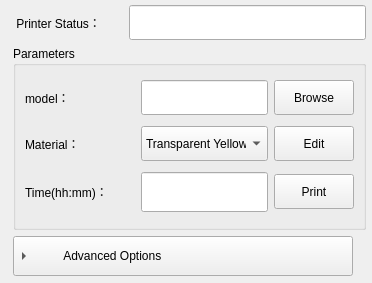
<?xml version="1.0" encoding="UTF-8"?>
<ui version="4.0">
 <class>PrintWindow</class>
 <widget class="QWidget" name="PrintWindow">
  <property name="geometry">
   <rect>
    <x>0</x>
    <y>0</y>
    <width>372</width>
    <height>283</height>
   </rect>
  </property>
  <property name="minimumSize">
   <size>
    <width>0</width>
    <height>0</height>
   </size>
  </property>
  <property name="maximumSize">
   <size>
    <width>4200</width>
    <height>2800</height>
   </size>
  </property>
  <property name="windowTitle">
   <string>Print</string>
  </property>
  <widget class="QSpinBox" name="spinBox_BlueLEDCurrent">
   <property name="geometry">
    <rect>
     <x>200</x>
     <y>630</y>
     <width>80</width>
     <height>20</height>
    </rect>
   </property>
   <property name="maximum">
    <number>0</number>
   </property>
   <property name="singleStep">
    <number>5</number>
   </property>
  </widget>
  <widget class="QPushButton" name="pushButtonBoardOFF">
   <property name="geometry">
    <rect>
     <x>721</x>
     <y>310</y>
     <width>75</width>
     <height>23</height>
    </rect>
   </property>
   <property name="toolTip">
    <string>关</string>
   </property>
   <property name="text">
    <string>OFF</string>
   </property>
  </widget>
  <widget class="QLabel" name="label_6">
   <property name="geometry">
    <rect>
     <x>520</x>
     <y>310</y>
     <width>89</width>
     <height>23</height>
    </rect>
   </property>
   <property name="toolTip">
    <string>遮光板</string>
   </property>
   <property name="text">
    <string>Board：</string>
   </property>
  </widget>
  <widget class="QPushButton" name="pushButtonBoardON">
   <property name="geometry">
    <rect>
     <x>625</x>
     <y>310</y>
     <width>80</width>
     <height>23</height>
    </rect>
   </property>
   <property name="toolTip">
    <string>开</string>
   </property>
   <property name="text">
    <string>ON</string>
   </property>
  </widget>
  <widget class="QLineEdit" name="lineEditTgtPos">
   <property name="enabled">
    <bool>true</bool>
   </property>
   <property name="geometry">
    <rect>
     <x>190</x>
     <y>700</y>
     <width>80</width>
     <height>20</height>
    </rect>
   </property>
   <property name="maximumSize">
    <size>
     <width>80</width>
     <height>16777215</height>
    </size>
   </property>
   <property name="toolTip">
    <string>目标位置</string>
   </property>
  </widget>
  <widget class="QLabel" name="label_30">
   <property name="geometry">
    <rect>
     <x>40</x>
     <y>700</y>
     <width>89</width>
     <height>23</height>
    </rect>
   </property>
   <property name="toolTip">
    <string>电机位置</string>
   </property>
   <property name="text">
    <string>Position：</string>
   </property>
  </widget>
  <widget class="QPushButton" name="pushButtonResetHomePos">
   <property name="enabled">
    <bool>false</bool>
   </property>
   <property name="geometry">
    <rect>
     <x>350</x>
     <y>670</y>
     <width>75</width>
     <height>23</height>
    </rect>
   </property>
   <property name="toolTip">
    <string>设置零点</string>
   </property>
   <property name="text">
    <string>Reset</string>
   </property>
  </widget>
  <widget class="QCheckBox" name="checkBox">
   <property name="geometry">
    <rect>
     <x>143</x>
     <y>673</y>
     <width>89</width>
     <height>16</height>
    </rect>
   </property>
   <property name="toolTip">
    <string>重设零点</string>
   </property>
   <property name="text">
    <string>Reaset Home</string>
   </property>
  </widget>
  <widget class="QLineEdit" name="lineEditHomePos">
   <property name="enabled">
    <bool>false</bool>
   </property>
   <property name="geometry">
    <rect>
     <x>251</x>
     <y>671</y>
     <width>80</width>
     <height>20</height>
    </rect>
   </property>
   <property name="maximumSize">
    <size>
     <width>80</width>
     <height>16777215</height>
    </size>
   </property>
   <property name="toolTip">
    <string>感应器以下的位置为零点</string>
   </property>
  </widget>
  <widget class="QComboBox" name="comboBoxMaterial_2">
   <property name="geometry">
    <rect>
     <x>470</x>
     <y>590</y>
     <width>125</width>
     <height>20</height>
    </rect>
   </property>
   <property name="currentIndex">
    <number>0</number>
   </property>
   <item>
    <property name="text">
     <string>200</string>
    </property>
   </item>
   <item>
    <property name="text">
     <string>150</string>
    </property>
   </item>
   <item>
    <property name="text">
     <string>100</string>
    </property>
   </item>
   <item>
    <property name="text">
     <string>50</string>
    </property>
   </item>
   <item>
    <property name="text">
     <string>10</string>
    </property>
   </item>
  </widget>
  <widget class="QWidget" name="layoutWidget">
   <property name="geometry">
    <rect>
     <x>430</x>
     <y>620</y>
     <width>311</width>
     <height>121</height>
    </rect>
   </property>
   <layout class="QGridLayout" name="gridLayout_3">
    <item row="0" column="1">
     <widget class="QPushButton" name="pushButtonFindHomePos">
      <property name="toolTip">
       <string>零点位置</string>
      </property>
      <property name="text">
       <string>Find Home</string>
      </property>
     </widget>
    </item>
    <item row="0" column="2">
     <widget class="QPushButton" name="pushButtonStop">
      <property name="toolTip">
       <string>电机停止</string>
      </property>
      <property name="text">
       <string>Stop</string>
      </property>
     </widget>
    </item>
    <item row="1" column="0">
     <widget class="QLabel" name="label">
      <property name="toolTip">
       <string>投影仪</string>
      </property>
      <property name="text">
       <string>Projector：</string>
      </property>
     </widget>
    </item>
    <item row="1" column="1">
     <widget class="QPushButton" name="pushButtonProjPowerON">
      <property name="toolTip">
       <string>开</string>
      </property>
      <property name="text">
       <string>ON</string>
      </property>
     </widget>
    </item>
    <item row="1" column="2">
     <widget class="QPushButton" name="pushButtonProjPowerOFF">
      <property name="text">
       <string>OFF</string>
      </property>
     </widget>
    </item>
   </layout>
  </widget>
  <widget class="QDoubleSpinBox" name="doubleSpinBoxToverMS">
   <property name="geometry">
    <rect>
     <x>670</x>
     <y>540</y>
     <width>134</width>
     <height>20</height>
    </rect>
   </property>
   <property name="maximum">
    <double>5.000000000000000</double>
   </property>
   <property name="value">
    <double>0.000000000000000</double>
   </property>
  </widget>
  <widget class="QLabel" name="label_17">
   <property name="geometry">
    <rect>
     <x>450</x>
     <y>540</y>
     <width>180</width>
     <height>20</height>
    </rect>
   </property>
   <property name="toolTip">
    <string>周边曝光时间（边缘处理）</string>
   </property>
   <property name="text">
    <string>Perimeter Exposure(s):</string>
   </property>
  </widget>
  <widget class="QDoubleSpinBox" name="doubleSpinBoxZHeightToPrint">
   <property name="geometry">
    <rect>
     <x>640</x>
     <y>500</y>
     <width>183</width>
     <height>20</height>
    </rect>
   </property>
   <property name="readOnly">
    <bool>true</bool>
   </property>
   <property name="maximum">
    <double>99999.990000000005239</double>
   </property>
  </widget>
  <widget class="QPushButton" name="pushButtonSelectAll">
   <property name="geometry">
    <rect>
     <x>747</x>
     <y>450</y>
     <width>75</width>
     <height>23</height>
    </rect>
   </property>
   <property name="toolTip">
    <string>全选</string>
   </property>
   <property name="text">
    <string>Select All</string>
   </property>
  </widget>
  <widget class="QLabel" name="label_9">
   <property name="geometry">
    <rect>
     <x>520</x>
     <y>450</y>
     <width>126</width>
     <height>65</height>
    </rect>
   </property>
   <property name="toolTip">
    <string>打印层数</string>
   </property>
   <property name="text">
    <string>Num of Print Layers：</string>
   </property>
  </widget>
  <widget class="QLabel" name="label_8">
   <property name="geometry">
    <rect>
     <x>508</x>
     <y>500</y>
     <width>126</width>
     <height>20</height>
    </rect>
   </property>
   <property name="toolTip">
    <string>高度</string>
   </property>
   <property name="text">
    <string>Height(mm)：</string>
   </property>
  </widget>
  <widget class="QSpinBox" name="spinBoxLayersToPrint">
   <property name="geometry">
    <rect>
     <x>641</x>
     <y>451</y>
     <width>100</width>
     <height>20</height>
    </rect>
   </property>
   <property name="minimumSize">
    <size>
     <width>100</width>
     <height>0</height>
    </size>
   </property>
   <property name="maximumSize">
    <size>
     <width>81</width>
     <height>16777215</height>
    </size>
   </property>
   <property name="maximum">
    <number>9999</number>
   </property>
   <property name="singleStep">
    <number>5</number>
   </property>
  </widget>
  <widget class="QTabWidget" name="tabWidgetPrinter">
   <property name="geometry">
    <rect>
     <x>530</x>
     <y>30</y>
     <width>411</width>
     <height>210</height>
    </rect>
   </property>
   <property name="maximumSize">
    <size>
     <width>16777215</width>
     <height>320</height>
    </size>
   </property>
   <property name="toolTip">
    <string/>
   </property>
   <property name="currentIndex">
    <number>2</number>
   </property>
   <widget class="QWidget" name="tab_2">
    <property name="toolTip">
     <string>模型</string>
    </property>
    <attribute name="title">
     <string>Model</string>
    </attribute>
    <layout class="QGridLayout" name="gridLayout">
     <item row="1" column="0">
      <widget class="QLabel" name="label_3">
       <property name="toolTip">
        <string>切片厚度</string>
       </property>
       <property name="text">
        <string>Thickness(μm)：</string>
       </property>
      </widget>
     </item>
     <item row="0" column="0">
      <widget class="QLabel" name="label_2">
       <property name="toolTip">
        <string>像素精度</string>
       </property>
       <property name="text">
        <string>Pixel(μm)：</string>
       </property>
      </widget>
     </item>
     <item row="3" column="0">
      <widget class="QLabel" name="label_11">
       <property name="toolTip">
        <string>高度</string>
       </property>
       <property name="text">
        <string>Height(mm)：</string>
       </property>
      </widget>
     </item>
     <item row="1" column="1">
      <widget class="QLineEdit" name="lineEditZSizeMicrons">
       <property name="enabled">
        <bool>true</bool>
       </property>
       <property name="toolTip">
        <string>切片厚度</string>
       </property>
       <property name="readOnly">
        <bool>true</bool>
       </property>
      </widget>
     </item>
     <item row="2" column="0">
      <widget class="QLabel" name="label_10">
       <property name="toolTip">
        <string>层数</string>
       </property>
       <property name="text">
        <string>Total Layers：</string>
       </property>
      </widget>
     </item>
     <item row="2" column="1">
      <widget class="QLineEdit" name="lineEditNumOfLayers">
       <property name="enabled">
        <bool>true</bool>
       </property>
       <property name="readOnly">
        <bool>true</bool>
       </property>
      </widget>
     </item>
     <item row="0" column="1">
      <widget class="QLineEdit" name="lineEditXYPixelSizeMicrons">
       <property name="enabled">
        <bool>true</bool>
       </property>
       <property name="readOnly">
        <bool>true</bool>
       </property>
      </widget>
     </item>
     <item row="3" column="1">
      <widget class="QLineEdit" name="lineEditZHeight">
       <property name="enabled">
        <bool>true</bool>
       </property>
       <property name="readOnly">
        <bool>true</bool>
       </property>
      </widget>
     </item>
    </layout>
   </widget>
   <widget class="QWidget" name="tab_3">
    <property name="toolTip">
     <string>打印设置</string>
    </property>
    <attribute name="title">
     <string>Setting</string>
    </attribute>
    <layout class="QGridLayout" name="gridLayout_2">
     <item row="0" column="0">
      <layout class="QHBoxLayout" name="horizontalLayout_8"/>
     </item>
     <item row="1" column="0">
      <layout class="QHBoxLayout" name="horizontalLayout_7"/>
     </item>
     <item row="2" column="0">
      <layout class="QHBoxLayout" name="horizontalLayout_6"/>
     </item>
     <item row="3" column="0">
      <layout class="QHBoxLayout" name="horizontalLayout_5"/>
     </item>
     <item row="4" column="0">
      <layout class="QHBoxLayout" name="horizontalLayout_9"/>
     </item>
     <item row="5" column="0">
      <widget class="QPushButton" name="pushButtonTerminal">
       <property name="toolTip">
        <string>终端</string>
       </property>
       <property name="text">
        <string>Terminal</string>
       </property>
      </widget>
     </item>
    </layout>
   </widget>
   <widget class="QWidget" name="tab_4">
    <property name="toolTip">
     <string>材料设置</string>
    </property>
    <attribute name="title">
     <string>Material</string>
    </attribute>
    <layout class="QGridLayout" name="gridLayout_6">
     <item row="0" column="0">
      <widget class="QLabel" name="label_4">
       <property name="toolTip">
        <string>切片厚度</string>
       </property>
       <property name="text">
        <string>Material：</string>
       </property>
      </widget>
     </item>
     <item row="1" column="0">
      <widget class="QLabel" name="label_13">
       <property name="toolTip">
        <string>固定层曝光时间</string>
       </property>
       <property name="text">
        <string>Attach Exposure(sec):</string>
       </property>
      </widget>
     </item>
     <item row="1" column="1">
      <widget class="QDoubleSpinBox" name="doubleSpinBoxTattachMS">
       <property name="maximum">
        <double>20.000000000000000</double>
       </property>
       <property name="value">
        <double>0.000000000000000</double>
       </property>
      </widget>
     </item>
     <item row="2" column="1">
      <widget class="QSpinBox" name="spinBoxNumAttach">
       <property name="maximum">
        <number>10</number>
       </property>
       <property name="value">
        <number>0</number>
       </property>
      </widget>
     </item>
     <item row="3" column="0">
      <widget class="QLabel" name="label_19">
       <property name="toolTip">
        <string>固话曝光时间</string>
       </property>
       <property name="text">
        <string>Time of Exposure(sec):</string>
       </property>
      </widget>
     </item>
     <item row="3" column="1">
      <widget class="QDoubleSpinBox" name="doubleSpinBoxTbaseMS">
       <property name="maximum">
        <double>20.000000000000000</double>
       </property>
       <property name="value">
        <double>0.000000000000000</double>
       </property>
      </widget>
     </item>
     <item row="4" column="0">
      <widget class="QLabel" name="label_LEDBlue">
       <property name="toolTip">
        <string>曝光强度（投影仪亮度）</string>
       </property>
       <property name="text">
        <string>Intensity of Exposure(0-255)：</string>
       </property>
      </widget>
     </item>
     <item row="4" column="1">
      <widget class="QSpinBox" name="spinBox_BlueLEDExposure">
       <property name="maximum">
        <number>255</number>
       </property>
       <property name="singleStep">
        <number>5</number>
       </property>
       <property name="value">
        <number>100</number>
       </property>
      </widget>
     </item>
     <item row="2" column="0">
      <widget class="QLabel" name="label_18">
       <property name="toolTip">
        <string>固定层数</string>
       </property>
       <property name="text">
        <string>Num of Attach Layers：</string>
       </property>
      </widget>
     </item>
     <item row="5" column="1">
      <widget class="QPushButton" name="pushButton">
       <property name="text">
        <string>Add</string>
       </property>
      </widget>
     </item>
    </layout>
   </widget>
  </widget>
  <widget class="QWidget" name="layoutWidget">
   <property name="geometry">
    <rect>
     <x>480</x>
     <y>410</y>
     <width>331</width>
     <height>22</height>
    </rect>
   </property>
   <layout class="QHBoxLayout" name="horizontalLayout_4">
    <item>
     <widget class="QLabel" name="label_20">
      <property name="toolTip">
       <string>投影仪连接状态</string>
      </property>
      <property name="text">
       <string>Projector Status：</string>
      </property>
     </widget>
    </item>
    <item>
     <widget class="QLineEdit" name="projectorStatus"/>
    </item>
   </layout>
  </widget>
  <widget class="QLineEdit" name="lineEditName">
   <property name="enabled">
    <bool>true</bool>
   </property>
   <property name="geometry">
    <rect>
     <x>870</x>
     <y>580</y>
     <width>176</width>
     <height>20</height>
    </rect>
   </property>
   <property name="readOnly">
    <bool>true</bool>
   </property>
  </widget>
  <widget class="QLabel" name="label_22">
   <property name="geometry">
    <rect>
     <x>730</x>
     <y>590</y>
     <width>78</width>
     <height>20</height>
    </rect>
   </property>
   <property name="text">
    <string>Info:</string>
   </property>
  </widget>
  <widget class="QPushButton" name="pushButtonShowSlice">
   <property name="geometry">
    <rect>
     <x>750</x>
     <y>480</y>
     <width>301</width>
     <height>23</height>
    </rect>
   </property>
   <property name="toolTip">
    <string>预览</string>
   </property>
   <property name="text">
    <string>Preview</string>
   </property>
  </widget>
  <widget class="QLCDNumber" name="lcdNumberTimeRequired">
   <property name="geometry">
    <rect>
     <x>520</x>
     <y>240</y>
     <width>214</width>
     <height>60</height>
    </rect>
   </property>
   <property name="sizePolicy">
    <sizepolicy hsizetype="MinimumExpanding" vsizetype="Minimum">
     <horstretch>0</horstretch>
     <verstretch>0</verstretch>
    </sizepolicy>
   </property>
   <property name="minimumSize">
    <size>
     <width>0</width>
     <height>60</height>
    </size>
   </property>
   <property name="palette">
    <palette>
     <active>
      <colorrole role="WindowText">
       <brush brushstyle="SolidPattern">
        <color alpha="255">
         <red>170</red>
         <green>0</green>
         <blue>0</blue>
        </color>
       </brush>
      </colorrole>
      <colorrole role="Light">
       <brush brushstyle="SolidPattern">
        <color alpha="255">
         <red>255</red>
         <green>0</green>
         <blue>0</blue>
        </color>
       </brush>
      </colorrole>
      <colorrole role="Dark">
       <brush brushstyle="SolidPattern">
        <color alpha="255">
         <red>85</red>
         <green>0</green>
         <blue>0</blue>
        </color>
       </brush>
      </colorrole>
      <colorrole role="Text">
       <brush brushstyle="SolidPattern">
        <color alpha="255">
         <red>0</red>
         <green>0</green>
         <blue>0</blue>
        </color>
       </brush>
      </colorrole>
      <colorrole role="ButtonText">
       <brush brushstyle="SolidPattern">
        <color alpha="255">
         <red>0</red>
         <green>0</green>
         <blue>0</blue>
        </color>
       </brush>
      </colorrole>
      <colorrole role="Base">
       <brush brushstyle="SolidPattern">
        <color alpha="255">
         <red>255</red>
         <green>255</green>
         <blue>255</blue>
        </color>
       </brush>
      </colorrole>
      <colorrole role="Window">
       <brush brushstyle="SolidPattern">
        <color alpha="255">
         <red>0</red>
         <green>0</green>
         <blue>0</blue>
        </color>
       </brush>
      </colorrole>
     </active>
     <inactive>
      <colorrole role="WindowText">
       <brush brushstyle="SolidPattern">
        <color alpha="255">
         <red>170</red>
         <green>0</green>
         <blue>0</blue>
        </color>
       </brush>
      </colorrole>
      <colorrole role="Light">
       <brush brushstyle="SolidPattern">
        <color alpha="255">
         <red>255</red>
         <green>0</green>
         <blue>0</blue>
        </color>
       </brush>
      </colorrole>
      <colorrole role="Dark">
       <brush brushstyle="SolidPattern">
        <color alpha="255">
         <red>85</red>
         <green>0</green>
         <blue>0</blue>
        </color>
       </brush>
      </colorrole>
      <colorrole role="Text">
       <brush brushstyle="SolidPattern">
        <color alpha="255">
         <red>0</red>
         <green>0</green>
         <blue>0</blue>
        </color>
       </brush>
      </colorrole>
      <colorrole role="ButtonText">
       <brush brushstyle="SolidPattern">
        <color alpha="255">
         <red>0</red>
         <green>0</green>
         <blue>0</blue>
        </color>
       </brush>
      </colorrole>
      <colorrole role="Base">
       <brush brushstyle="SolidPattern">
        <color alpha="255">
         <red>255</red>
         <green>255</green>
         <blue>255</blue>
        </color>
       </brush>
      </colorrole>
      <colorrole role="Window">
       <brush brushstyle="SolidPattern">
        <color alpha="255">
         <red>0</red>
         <green>0</green>
         <blue>0</blue>
        </color>
       </brush>
      </colorrole>
     </inactive>
     <disabled>
      <colorrole role="WindowText">
       <brush brushstyle="SolidPattern">
        <color alpha="255">
         <red>85</red>
         <green>0</green>
         <blue>0</blue>
        </color>
       </brush>
      </colorrole>
      <colorrole role="Light">
       <brush brushstyle="SolidPattern">
        <color alpha="255">
         <red>255</red>
         <green>0</green>
         <blue>0</blue>
        </color>
       </brush>
      </colorrole>
      <colorrole role="Dark">
       <brush brushstyle="SolidPattern">
        <color alpha="255">
         <red>85</red>
         <green>0</green>
         <blue>0</blue>
        </color>
       </brush>
      </colorrole>
      <colorrole role="Text">
       <brush brushstyle="SolidPattern">
        <color alpha="255">
         <red>85</red>
         <green>0</green>
         <blue>0</blue>
        </color>
       </brush>
      </colorrole>
      <colorrole role="ButtonText">
       <brush brushstyle="SolidPattern">
        <color alpha="255">
         <red>85</red>
         <green>0</green>
         <blue>0</blue>
        </color>
       </brush>
      </colorrole>
      <colorrole role="Base">
       <brush brushstyle="SolidPattern">
        <color alpha="255">
         <red>0</red>
         <green>0</green>
         <blue>0</blue>
        </color>
       </brush>
      </colorrole>
      <colorrole role="Window">
       <brush brushstyle="SolidPattern">
        <color alpha="255">
         <red>0</red>
         <green>0</green>
         <blue>0</blue>
        </color>
       </brush>
      </colorrole>
     </disabled>
    </palette>
   </property>
   <property name="autoFillBackground">
    <bool>true</bool>
   </property>
  </widget>
  <widget class="QWidget" name="layoutWidget">
   <property name="geometry">
    <rect>
     <x>490</x>
     <y>350</y>
     <width>379</width>
     <height>37</height>
    </rect>
   </property>
   <layout class="QHBoxLayout" name="horizontalLayout_3">
    <item>
     <spacer name="horizontalSpacer">
      <property name="orientation">
       <enum>Qt::Horizontal</enum>
      </property>
      <property name="sizeHint" stdset="0">
       <size>
        <width>40</width>
        <height>20</height>
       </size>
      </property>
     </spacer>
    </item>
    <item>
     <widget class="QPushButton" name="pushButtonCancel">
      <property name="minimumSize">
       <size>
        <width>0</width>
        <height>35</height>
       </size>
      </property>
      <property name="toolTip">
       <string>取消</string>
      </property>
      <property name="text">
       <string>Cancel</string>
      </property>
     </widget>
    </item>
   </layout>
  </widget>
  <widget class="QDoubleSpinBox" name="doubleSpinBoxRaiseSpd1">
   <property name="geometry">
    <rect>
     <x>880</x>
     <y>610</y>
     <width>151</width>
     <height>40</height>
    </rect>
   </property>
   <property name="minimumSize">
    <size>
     <width>0</width>
     <height>40</height>
    </size>
   </property>
   <property name="maximum">
    <double>520.000000000000000</double>
   </property>
  </widget>
  <widget class="QDoubleSpinBox" name="doubleSpinBoxLowerSpd1">
   <property name="geometry">
    <rect>
     <x>880</x>
     <y>660</y>
     <width>151</width>
     <height>40</height>
    </rect>
   </property>
   <property name="minimumSize">
    <size>
     <width>0</width>
     <height>40</height>
    </size>
   </property>
   <property name="maximum">
    <double>520.000000000000000</double>
   </property>
  </widget>
  <widget class="QGroupBox" name="groupBox_2">
   <property name="geometry">
    <rect>
     <x>13</x>
     <y>293</y>
     <width>361</width>
     <height>281</height>
    </rect>
   </property>
   <property name="maximumSize">
    <size>
     <width>3500</width>
     <height>350</height>
    </size>
   </property>
   <property name="toolTip">
    <string>预估</string>
   </property>
   <property name="title">
    <string>setting</string>
   </property>
   <layout class="QGridLayout" name="gridLayout_4">
    <item row="1" column="0">
     <widget class="QLabel" name="label_16">
      <property name="minimumSize">
       <size>
        <width>0</width>
        <height>40</height>
       </size>
      </property>
      <property name="toolTip">
       <string>电机下降速度</string>
      </property>
      <property name="text">
       <string>Raise Speed(mm/min)</string>
      </property>
     </widget>
    </item>
    <item row="2" column="0">
     <widget class="QLabel" name="label_14">
      <property name="minimumSize">
       <size>
        <width>0</width>
        <height>40</height>
       </size>
      </property>
      <property name="toolTip">
       <string>电机上升速度</string>
      </property>
      <property name="text">
       <string>Lower Speed(mm/min)</string>
      </property>
     </widget>
    </item>
    <item row="3" column="0">
     <widget class="QLabel" name="label_15">
      <property name="minimumSize">
       <size>
        <width>0</width>
        <height>40</height>
       </size>
      </property>
      <property name="toolTip">
       <string>额外高度</string>
      </property>
      <property name="text">
       <string>Raise Height(mm)</string>
      </property>
     </widget>
    </item>
    <item row="6" column="0" colspan="2">
     <widget class="QPushButton" name="pushButtonRestoreDefaults">
      <property name="minimumSize">
       <size>
        <width>0</width>
        <height>40</height>
       </size>
      </property>
      <property name="toolTip">
       <string>默认值</string>
      </property>
      <property name="text">
       <string>Default</string>
      </property>
     </widget>
    </item>
    <item row="4" column="0">
     <widget class="QLabel" name="label_21">
      <property name="minimumSize">
       <size>
        <width>0</width>
        <height>40</height>
       </size>
      </property>
      <property name="toolTip">
       <string>等待时间</string>
      </property>
      <property name="text">
       <string>Wait for Exposure(sec)</string>
      </property>
     </widget>
    </item>
    <item row="1" column="1">
     <widget class="QSpinBox" name="spinBoxRaiseSpd1">
      <property name="minimumSize">
       <size>
        <width>0</width>
        <height>40</height>
       </size>
      </property>
      <property name="minimum">
       <number>1</number>
      </property>
      <property name="maximum">
       <number>800</number>
      </property>
      <property name="singleStep">
       <number>4</number>
      </property>
      <property name="value">
       <number>480</number>
      </property>
     </widget>
    </item>
    <item row="2" column="1">
     <widget class="QSpinBox" name="spinBoxLowerSpd1">
      <property name="minimumSize">
       <size>
        <width>0</width>
        <height>40</height>
       </size>
      </property>
      <property name="minimum">
       <number>1</number>
      </property>
      <property name="maximum">
       <number>800</number>
      </property>
      <property name="singleStep">
       <number>4</number>
      </property>
      <property name="value">
       <number>480</number>
      </property>
     </widget>
    </item>
    <item row="3" column="1">
     <widget class="QDoubleSpinBox" name="doubleSpinBoxOverlift1">
      <property name="minimumSize">
       <size>
        <width>0</width>
        <height>40</height>
       </size>
      </property>
      <property name="maximum">
       <double>9.000000000000000</double>
      </property>
      <property name="value">
       <double>4.000000000000000</double>
      </property>
     </widget>
    </item>
    <item row="4" column="1">
     <widget class="QDoubleSpinBox" name="doubleSpinBoxBreathe1">
      <property name="minimumSize">
       <size>
        <width>0</width>
        <height>40</height>
       </size>
      </property>
      <property name="maximum">
       <double>60.000000000000000</double>
      </property>
      <property name="value">
       <double>1.500000000000000</double>
      </property>
     </widget>
    </item>
   </layout>
  </widget>
  <widget class="QWidget" name="layoutWidget">
   <property name="geometry">
    <rect>
     <x>13</x>
     <y>5</y>
     <width>353</width>
     <height>271</height>
    </rect>
   </property>
   <layout class="QGridLayout" name="gridLayout_7">
    <item row="0" column="0">
     <widget class="QLabel" name="labelPrinter">
      <property name="minimumSize">
       <size>
        <width>110</width>
        <height>35</height>
       </size>
      </property>
      <property name="toolTip">
       <string>打印机状态</string>
      </property>
      <property name="text">
       <string> Printer Status：</string>
      </property>
     </widget>
    </item>
    <item row="0" column="1">
     <widget class="QLineEdit" name="commStatus">
      <property name="enabled">
       <bool>true</bool>
      </property>
      <property name="minimumSize">
       <size>
        <width>0</width>
        <height>35</height>
       </size>
      </property>
      <property name="readOnly">
       <bool>true</bool>
      </property>
     </widget>
    </item>
    <item row="1" column="0" colspan="2">
     <widget class="QGroupBox" name="groupBox">
      <property name="maximumSize">
       <size>
        <width>16777215</width>
        <height>200</height>
       </size>
      </property>
      <property name="toolTip">
       <string>参数</string>
      </property>
      <property name="title">
       <string>Parameters</string>
      </property>
      <layout class="QGridLayout" name="gridLayout_5">
       <item row="0" column="0">
        <widget class="QLabel" name="label_12">
         <property name="minimumSize">
          <size>
           <width>0</width>
           <height>35</height>
          </size>
         </property>
         <property name="toolTip">
          <string>模型信息</string>
         </property>
         <property name="text">
          <string>model：</string>
         </property>
        </widget>
       </item>
       <item row="0" column="1">
        <widget class="QLineEdit" name="lineEditInfo">
         <property name="enabled">
          <bool>true</bool>
         </property>
         <property name="minimumSize">
          <size>
           <width>0</width>
           <height>35</height>
          </size>
         </property>
         <property name="toolTip">
          <string>打印机   切片厚度</string>
         </property>
         <property name="readOnly">
          <bool>true</bool>
         </property>
        </widget>
       </item>
       <item row="0" column="2">
        <widget class="QPushButton" name="pushButtonBrowse">
         <property name="minimumSize">
          <size>
           <width>0</width>
           <height>35</height>
          </size>
         </property>
         <property name="toolTip">
          <string>浏览</string>
         </property>
         <property name="text">
          <string>Browse</string>
         </property>
        </widget>
       </item>
       <item row="1" column="0">
        <widget class="QLabel" name="label_5">
         <property name="minimumSize">
          <size>
           <width>0</width>
           <height>35</height>
          </size>
         </property>
         <property name="toolTip">
          <string>材料</string>
         </property>
         <property name="text">
          <string>Material：</string>
         </property>
        </widget>
       </item>
       <item row="1" column="1">
        <widget class="QComboBox" name="comboBoxMaterial">
         <property name="minimumSize">
          <size>
           <width>0</width>
           <height>35</height>
          </size>
         </property>
         <property name="toolTip">
          <string>材料选项</string>
         </property>
         <item>
          <property name="text">
           <string>Transparent Yellow</string>
          </property>
         </item>
         <item>
          <property name="text">
           <string>Transparent Green</string>
          </property>
         </item>
         <item>
          <property name="text">
           <string>Transparent Blue</string>
          </property>
         </item>
         <item>
          <property name="text">
           <string>Transparent Red</string>
          </property>
         </item>
         <item>
          <property name="text">
           <string>Opaque Grey</string>
          </property>
         </item>
        </widget>
       </item>
       <item row="1" column="2">
        <widget class="QPushButton" name="pushButton_MaterialsEdit">
         <property name="minimumSize">
          <size>
           <width>0</width>
           <height>35</height>
          </size>
         </property>
         <property name="toolTip">
          <string>编辑</string>
         </property>
         <property name="text">
          <string>Edit</string>
         </property>
        </widget>
       </item>
       <item row="2" column="0">
        <widget class="QLabel" name="label_7">
         <property name="minimumSize">
          <size>
           <width>110</width>
           <height>0</height>
          </size>
         </property>
         <property name="toolTip">
          <string>时间</string>
         </property>
         <property name="text">
          <string>Time(hh:mm)：</string>
         </property>
        </widget>
       </item>
       <item row="2" column="1">
        <widget class="QLineEdit" name="lineEditTimeRequired">
         <property name="enabled">
          <bool>true</bool>
         </property>
         <property name="minimumSize">
          <size>
           <width>0</width>
           <height>40</height>
          </size>
         </property>
         <property name="toolTip">
          <string>预计所需时间</string>
         </property>
         <property name="readOnly">
          <bool>true</bool>
         </property>
        </widget>
       </item>
       <item row="2" column="2">
        <widget class="QPushButton" name="pushButtonPrint">
         <property name="enabled">
          <bool>true</bool>
         </property>
         <property name="minimumSize">
          <size>
           <width>0</width>
           <height>35</height>
          </size>
         </property>
         <property name="toolTip">
          <string>打印</string>
         </property>
         <property name="text">
          <string>Print</string>
         </property>
        </widget>
       </item>
      </layout>
     </widget>
    </item>
    <item row="2" column="0" colspan="2">
     <widget class="QToolButton" name="toolButtonAdvanced">
      <property name="minimumSize">
       <size>
        <width>340</width>
        <height>40</height>
       </size>
      </property>
      <property name="text">
       <string>         Advanced Options</string>
      </property>
      <property name="popupMode">
       <enum>QToolButton::InstantPopup</enum>
      </property>
      <property name="toolButtonStyle">
       <enum>Qt::ToolButtonTextBesideIcon</enum>
      </property>
      <property name="arrowType">
       <enum>Qt::RightArrow</enum>
      </property>
     </widget>
    </item>
   </layout>
  </widget>
  <zorder>groupBox_2</zorder>
  <zorder>layoutWidget</zorder>
  <zorder>layoutWidget</zorder>
  <zorder>spinBox_BlueLEDCurrent</zorder>
  <zorder>pushButtonBoardOFF</zorder>
  <zorder>label_6</zorder>
  <zorder>pushButtonBoardON</zorder>
  <zorder>lineEditTgtPos</zorder>
  <zorder>label_30</zorder>
  <zorder>pushButtonResetHomePos</zorder>
  <zorder>checkBox</zorder>
  <zorder>lineEditHomePos</zorder>
  <zorder>comboBoxMaterial_2</zorder>
  <zorder>layoutWidget</zorder>
  <zorder>doubleSpinBoxToverMS</zorder>
  <zorder>label_17</zorder>
  <zorder>doubleSpinBoxZHeightToPrint</zorder>
  <zorder>pushButtonSelectAll</zorder>
  <zorder>label_9</zorder>
  <zorder>label_8</zorder>
  <zorder>spinBoxLayersToPrint</zorder>
  <zorder>tabWidgetPrinter</zorder>
  <zorder>lineEditName</zorder>
  <zorder>label_22</zorder>
  <zorder>pushButtonShowSlice</zorder>
  <zorder>lcdNumberTimeRequired</zorder>
  <zorder>layoutWidget</zorder>
  <zorder>doubleSpinBoxRaiseSpd1</zorder>
  <zorder>doubleSpinBoxLowerSpd1</zorder>
 </widget>
 <resources/>
 <connections/>
</ui>
